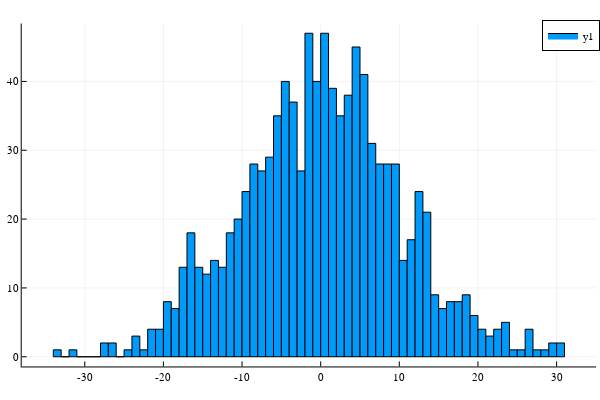

Notebook code for this chart:
### Code cell
d = Normal(0,10)
r = rand(d,1000)
histogram(r,bins=100)

### Figure 1 — Plotly figure (JSON) as saved in the notebook; plotly's stock layout.template omitted (floating-point values rounded to 4 significant figures)
{"data": [{"fill": "tozeroy", "fillcolor": "rgba(0, 154, 250, 1.000)", "legendgroup": "y1", "line": {"color": "rgba(0, 0, 0, 1.000)", "dash": "solid", "width": 1}, "mode": "lines", "name": "y1", "showlegend": true, "type": "scatter", "x": [-34, -34, -33, -33, -34, -34], "xaxis": "x1", "y": [1, 0, 0, 1, 1, 1], "yaxis": "y1"}, {"fill": "tozeroy", "fillcolor": "rgba(0, 154, 250, 1.000)", "legendgroup": "y1", "line": {"color": "rgba(0, 0, 0, 1.000)", "dash": "solid", "width": 1}, "mode": "lines", "name": "y1", "showlegend": false, "type": "scatter", "x": [-33, -33, -32, -32, -33, -33], "xaxis": "x1", "y": [0, 0, 0, 0, 0, 0], "yaxis": "y1"}, {"fill": "tozeroy", "fillcolor": "rgba(0, 154, 250, 1.000)", "legendgroup": "y1", "line": {"color": "rgba(0, 0, 0, 1.000)", "dash": "solid", "width": 1}, "mode": "lines", "name": "y1", "showlegend": false, "type": "scatter", "x": [-32, -32, -31, -31, -32, -32], "xaxis": "x1", "y": [1, 0, 0, 1, 1, 1], "yaxis": "y1"}, {"fill": "tozeroy", "fillcolor": "rgba(0, 154, 250, 1.000)", "legendgroup": "y1", "line": {"color": "rgba(0, 0, 0, 1.000)", "dash": "solid", "width": 1}, "mode": "lines", "name": "y1", "showlegend": false, "type": "scatter", "x": [-31, -31, -30, -30, -31, -31], "xaxis": "x1", "y": [0, 0, 0, 0, 0, 0], "yaxis": "y1"}, {"fill": "tozeroy", "fillcolor": "rgba(0, 154, 250, 1.000)", "legendgroup": "y1", "line": {"color": "rgba(0, 0, 0, 1.000)", "dash": "solid", "width": 1}, "mode": "lines", "name": "y1", "showlegend": false, "type": "scatter", "x": [-30, -30, -29, -29, -30, -30], "xaxis": "x1", "y": [0, 0, 0, 0, 0, 0], "yaxis": "y1"}, {"fill": "tozeroy", "fillcolor": "rgba(0, 154, 250, 1.000)", "legendgroup": "y1", "line": {"color": "rgba(0, 0, 0, 1.000)", "dash": "solid", "width": 1}, "mode": "lines", "name": "y1", "showlegend": false, "type": "scatter", "x": [-29, -29, -28, -28, -29, -29], "xaxis": "x1", "y": [0, 0, 0, 0, 0, 0], "yaxis": "y1"}, {"fill": "tozeroy", "fillcolor": "rgba(0, 154, 250, 1.000)", "legendgroup": "y1", "line": {"color": "rgba(0, 0, 0, 1.000)", "dash": "solid", "width": 1}, "mode": "lines", "name": "y1", "showlegend": false, "type": "scatter", "x": [-28, -28, -27, -27, -28, -28], "xaxis": "x1", "y": [2, 0, 0, 2, 2, 2], "yaxis": "y1"}, {"fill": "tozeroy", "fillcolor": "rgba(0, 154, 250, 1.000)", "legendgroup": "y1", "line": {"color": "rgba(0, 0, 0, 1.000)", "dash": "solid", "width": 1}, "mode": "lines", "name": "y1", "showlegend": false, "type": "scatter", "x": [-27, -27, -26, -26, -27, -27], "xaxis": "x1", "y": [2, 0, 0, 2, 2, 2], "yaxis": "y1"}, {"fill": "tozeroy", "fillcolor": "rgba(0, 154, 250, 1.000)", "legendgroup": "y1", "line": {"color": "rgba(0, 0, 0, 1.000)", "dash": "solid", "width": 1}, "mode": "lines", "name": "y1", "showlegend": false, "type": "scatter", "x": [-26, -26, -25, -25, -26, -26], "xaxis": "x1", "y": [0, 0, 0, 0, 0, 0], "yaxis": "y1"}, {"fill": "tozeroy", "fillcolor": "rgba(0, 154, 250, 1.000)", "legendgroup": "y1", "line": {"color": "rgba(0, 0, 0, 1.000)", "dash": "solid", "width": 1}, "mode": "lines", "name": "y1", "showlegend": false, "type": "scatter", "x": [-25, -25, -24, -24, -25, -25], "xaxis": "x1", "y": [1, 0, 0, 1, 1, 1], "yaxis": "y1"}, {"fill": "tozeroy", "fillcolor": "rgba(0, 154, 250, 1.000)", "legendgroup": "y1", "line": {"color": "rgba(0, 0, 0, 1.000)", "dash": "solid", "width": 1}, "mode": "lines", "name": "y1", "showlegend": false, "type": "scatter", "x": [-24, -24, -23, -23, -24, -24], "xaxis": "x1", "y": [3, 0, 0, 3, 3, 3], "yaxis": "y1"}, {"fill": "tozeroy", "fillcolor": "rgba(0, 154, 250, 1.000)", "legendgroup": "y1", "line": {"color": "rgba(0, 0, 0, 1.000)", "dash": "solid", "width": 1}, "mode": "lines", "name": "y1", "showlegend": false, "type": "scatter", "x": [-23, -23, -22, -22, -23, -23], "xaxis": "x1", "y": [1, 0, 0, 1, 1, 1], "yaxis": "y1"}, {"fill": "tozeroy", "fillcolor": "rgba(0, 154, 250, 1.000)", "legendgroup": "y1", "line": {"color": "rgba(0, 0, 0, 1.000)", "dash": "solid", "width": 1}, "mode": "lines", "name": "y1", "showlegend": false, "type": "scatter", "x": [-22, -22, -21, -21, -22, -22], "xaxis": "x1", "y": [4, 0, 0, 4, 4, 4], "yaxis": "y1"}, {"fill": "tozeroy", "fillcolor": "rgba(0, 154, 250, 1.000)", "legendgroup": "y1", "line": {"color": "rgba(0, 0, 0, 1.000)", "dash": "solid", "width": 1}, "mode": "lines", "name": "y1", "showlegend": false, "type": "scatter", "x": [-21, -21, -20, -20, -21, -21], "xaxis": "x1", "y": [4, 0, 0, 4, 4, 4], "yaxis": "y1"}, {"fill": "tozeroy", "fillcolor": "rgba(0, 154, 250, 1.000)", "legendgroup": "y1", "line": {"color": "rgba(0, 0, 0, 1.000)", "dash": "solid", "width": 1}, "mode": "lines", "name": "y1", "showlegend": false, "type": "scatter", "x": [-20, -20, -19, -19, -20, -20], "xaxis": "x1", "y": [8, 0, 0, 8, 8, 8], "yaxis": "y1"}, {"fill": "tozeroy", "fillcolor": "rgba(0, 154, 250, 1.000)", "legendgroup": "y1", "line": {"color": "rgba(0, 0, 0, 1.000)", "dash": "solid", "width": 1}, "mode": "lines", "name": "y1", "showlegend": false, "type": "scatter", "x": [-19, -19, -18, -18, -19, -19], "xaxis": "x1", "y": [7, 0, 0, 7, 7, 7], "yaxis": "y1"}, {"fill": "tozeroy", "fillcolor": "rgba(0, 154, 250, 1.000)", "legendgroup": "y1", "line": {"color": "rgba(0, 0, 0, 1.000)", "dash": "solid", "width": 1}, "mode": "lines", "name": "y1", "showlegend": false, "type": "scatter", "x": [-18, -18, -17, -17, -18, -18], "xaxis": "x1", "y": [13, 0, 0, 13, 13, 13], "yaxis": "y1"}, {"fill": "tozeroy", "fillcolor": "rgba(0, 154, 250, 1.000)", "legendgroup": "y1", "line": {"color": "rgba(0, 0, 0, 1.000)", "dash": "solid", "width": 1}, "mode": "lines", "name": "y1", "showlegend": false, "type": "scatter", "x": [-17, -17, -16, -16, -17, -17], "xaxis": "x1", "y": [18, 0, 0, 18, 18, 18], "yaxis": "y1"}, {"fill": "tozeroy", "fillcolor": "rgba(0, 154, 250, 1.000)", "legendgroup": "y1", "line": {"color": "rgba(0, 0, 0, 1.000)", "dash": "solid", "width": 1}, "mode": "lines", "name": "y1", "showlegend": false, "type": "scatter", "x": [-16, -16, -15, -15, -16, -16], "xaxis": "x1", "y": [13, 0, 0, 13, 13, 13], "yaxis": "y1"}, {"fill": "tozeroy", "fillcolor": "rgba(0, 154, 250, 1.000)", "legendgroup": "y1", "line": {"color": "rgba(0, 0, 0, 1.000)", "dash": "solid", "width": 1}, "mode": "lines", "name": "y1", "showlegend": false, "type": "scatter", "x": [-15, -15, -14, -14, -15, -15], "xaxis": "x1", "y": [12, 0, 0, 12, 12, 12], "yaxis": "y1"}, {"fill": "tozeroy", "fillcolor": "rgba(0, 154, 250, 1.000)", "legendgroup": "y1", "line": {"color": "rgba(0, 0, 0, 1.000)", "dash": "solid", "width": 1}, "mode": "lines", "name": "y1", "showlegend": false, "type": "scatter", "x": [-14, -14, -13, -13, -14, -14], "xaxis": "x1", "y": [14, 0, 0, 14, 14, 14], "yaxis": "y1"}, {"fill": "tozeroy", "fillcolor": "rgba(0, 154, 250, 1.000)", "legendgroup": "y1", "line": {"color": "rgba(0, 0, 0, 1.000)", "dash": "solid", "width": 1}, "mode": "lines", "name": "y1", "showlegend": false, "type": "scatter", "x": [-13, -13, -12, -12, -13, -13], "xaxis": "x1", "y": [13, 0, 0, 13, 13, 13], "yaxis": "y1"}, {"fill": "tozeroy", "fillcolor": "rgba(0, 154, 250, 1.000)", "legendgroup": "y1", "line": {"color": "rgba(0, 0, 0, 1.000)", "dash": "solid", "width": 1}, "mode": "lines", "name": "y1", "showlegend": false, "type": "scatter", "x": [-12, -12, -11, -11, -12, -12], "xaxis": "x1", "y": [18, 0, 0, 18, 18, 18], "yaxis": "y1"}, {"fill": "tozeroy", "fillcolor": "rgba(0, 154, 250, 1.000)", "legendgroup": "y1", "line": {"color": "rgba(0, 0, 0, 1.000)", "dash": "solid", "width": 1}, "mode": "lines", "name": "y1", "showlegend": false, "type": "scatter", "x": [-11, -11, -10, -10, -11, -11], "xaxis": "x1", "y": [20, 0, 0, 20, 20, 20], "yaxis": "y1"}, {"fill": "tozeroy", "fillcolor": "rgba(0, 154, 250, 1.000)", "legendgroup": "y1", "line": {"color": "rgba(0, 0, 0, 1.000)", "dash": "solid", "width": 1}, "mode": "lines", "name": "y1", "showlegend": false, "type": "scatter", "x": [-10, -10, -9, -9, -10, -10], "xaxis": "x1", "y": [24, 0, 0, 24, 24, 24], "yaxis": "y1"}, {"fill": "tozeroy", "fillcolor": "rgba(0, 154, 250, 1.000)", "legendgroup": "y1", "line": {"color": "rgba(0, 0, 0, 1.000)", "dash": "solid", "width": 1}, "mode": "lines", "name": "y1", "showlegend": false, "type": "scatter", "x": [-9, -9, -8, -8, -9, -9], "xaxis": "x1", "y": [28, 0, 0, 28, 28, 28], "yaxis": "y1"}, {"fill": "tozeroy", "fillcolor": "rgba(0, 154, 250, 1.000)", "legendgroup": "y1", "line": {"color": "rgba(0, 0, 0, 1.000)", "dash": "solid", "width": 1}, "mode": "lines", "name": "y1", "showlegend": false, "type": "scatter", "x": [-8, -8, -7, -7, -8, -8], "xaxis": "x1", "y": [27, 0, 0, 27, 27, 27], "yaxis": "y1"}, {"fill": "tozeroy", "fillcolor": "rgba(0, 154, 250, 1.000)", "legendgroup": "y1", "line": {"color": "rgba(0, 0, 0, 1.000)", "dash": "solid", "width": 1}, "mode": "lines", "name": "y1", "showlegend": false, "type": "scatter", "x": [-7, -7, -6, -6, -7, -7], "xaxis": "x1", "y": [29, 0, 0, 29, 29, 29], "yaxis": "y1"}, {"fill": "tozeroy", "fillcolor": "rgba(0, 154, 250, 1.000)", "legendgroup": "y1", "line": {"color": "rgba(0, 0, 0, 1.000)", "dash": "solid", "width": 1}, "mode": "lines", "name": "y1", "showlegend": false, "type": "scatter", "x": [-6, -6, -5, -5, -6, -6], "xaxis": "x1", "y": [35, 0, 0, 35, 35, 35], "yaxis": "y1"}, {"fill": "tozeroy", "fillcolor": "rgba(0, 154, 250, 1.000)", "legendgroup": "y1", "line": {"color": "rgba(0, 0, 0, 1.000)", "dash": "solid", "width": 1}, "mode": "lines", "name": "y1", "showlegend": false, "type": "scatter", "x": [-5, -5, -4, -4, -5, -5], "xaxis": "x1", "y": [40, 0, 0, 40, 40, 40], "yaxis": "y1"}, {"fill": "tozeroy", "fillcolor": "rgba(0, 154, 250, 1.000)", "legendgroup": "y1", "line": {"color": "rgba(0, 0, 0, 1.000)", "dash": "solid", "width": 1}, "mode": "lines", "name": "y1", "showlegend": false, "type": "scatter", "x": [-4, -4, -3, -3, -4, -4], "xaxis": "x1", "y": [37, 0, 0, 37, 37, 37], "yaxis": "y1"}, {"fill": "tozeroy", "fillcolor": "rgba(0, 154, 250, 1.000)", "legendgroup": "y1", "line": {"color": "rgba(0, 0, 0, 1.000)", "dash": "solid", "width": 1}, "mode": "lines", "name": "y1", "showlegend": false, "type": "scatter", "x": [-3, -3, -2, -2, -3, -3], "xaxis": "x1", "y": [27, 0, 0, 27, 27, 27], "yaxis": "y1"}, {"fill": "tozeroy", "fillcolor": "rgba(0, 154, 250, 1.000)", "legendgroup": "y1", "line": {"color": "rgba(0, 0, 0, 1.000)", "dash": "solid", "width": 1}, "mode": "lines", "name": "y1", "showlegend": false, "type": "scatter", "x": [-2, -2, -1, -1, -2, -2], "xaxis": "x1", "y": [47, 0, 0, 47, 47, 47], "yaxis": "y1"}, {"fill": "tozeroy", "fillcolor": "rgba(0, 154, 250, 1.000)", "legendgroup": "y1", "line": {"color": "rgba(0, 0, 0, 1.000)", "dash": "solid", "width": 1}, "mode": "lines", "name": "y1", "showlegend": false, "type": "scatter", "x": [-1, -1, 0, 0, -1, -1], "xaxis": "x1", "y": [40, 0, 0, 40, 40, 40], "yaxis": "y1"}, {"fill": "tozeroy", "fillcolor": "rgba(0, 154, 250, 1.000)", "legendgroup": "y1", "line": {"color": "rgba(0, 0, 0, 1.000)", "dash": "solid", "width": 1}, "mode": "lines", "name": "y1", "showlegend": false, "type": "scatter", "x": [0, 0, 1, 1, 0, 0], "xaxis": "x1", "y": [47, 0, 0, 47, 47, 47], "yaxis": "y1"}, {"fill": "tozeroy", "fillcolor": "rgba(0, 154, 250, 1.000)", "legendgroup": "y1", "line": {"color": "rgba(0, 0, 0, 1.000)", "dash": "solid", "width": 1}, "mode": "lines", "name": "y1", "showlegend": false, "type": "scatter", "x": [1, 1, 2, 2, 1, 1], "xaxis": "x1", "y": [39, 0, 0, 39, 39, 39], "yaxis": "y1"}, {"fill": "tozeroy", "fillcolor": "rgba(0, 154, 250, 1.000)", "legendgroup": "y1", "line": {"color": "rgba(0, 0, 0, 1.000)", "dash": "solid", "width": 1}, "mode": "lines", "name": "y1", "showlegend": false, "type": "scatter", "x": [2, 2, 3, 3, 2, 2], "xaxis": "x1", "y": [35, 0, 0, 35, 35, 35], "yaxis": "y1"}, {"fill": "tozeroy", "fillcolor": "rgba(0, 154, 250, 1.000)", "legendgroup": "y1", "line": {"color": "rgba(0, 0, 0, 1.000)", "dash": "solid", "width": 1}, "mode": "lines", "name": "y1", "showlegend": false, "type": "scatter", "x": [3, 3, 4, 4, 3, 3], "xaxis": "x1", "y": [38, 0, 0, 38, 38, 38], "yaxis": "y1"}, {"fill": "tozeroy", "fillcolor": "rgba(0, 154, 250, 1.000)", "legendgroup": "y1", "line": {"color": "rgba(0, 0, 0, 1.000)", "dash": "solid", "width": 1}, "mode": "lines", "name": "y1", "showlegend": false, "type": "scatter", "x": [4, 4, 5, 5, 4, 4], "xaxis": "x1", "y": [45, 0, 0, 45, 45, 45], "yaxis": "y1"}, {"fill": "tozeroy", "fillcolor": "rgba(0, 154, 250, 1.000)", "legendgroup": "y1", "line": {"color": "rgba(0, 0, 0, 1.000)", "dash": "solid", "width": 1}, "mode": "lines", "name": "y1", "showlegend": false, "type": "scatter", "x": [5, 5, 6, 6, 5, 5], "xaxis": "x1", "y": [41, 0, 0, 41, 41, 41], "yaxis": "y1"}, {"fill": "tozeroy", "fillcolor": "rgba(0, 154, 250, 1.000)", "legendgroup": "y1", "line": {"color": "rgba(0, 0, 0, 1.000)", "dash": "solid", "width": 1}, "mode": "lines", "name": "y1", "showlegend": false, "type": "scatter", "x": [6, 6, 7, 7, 6, 6], "xaxis": "x1", "y": [31, 0, 0, 31, 31, 31], "yaxis": "y1"}, {"fill": "tozeroy", "fillcolor": "rgba(0, 154, 250, 1.000)", "legendgroup": "y1", "line": {"color": "rgba(0, 0, 0, 1.000)", "dash": "solid", "width": 1}, "mode": "lines", "name": "y1", "showlegend": false, "type": "scatter", "x": [7, 7, 8, 8, 7, 7], "xaxis": "x1", "y": [28, 0, 0, 28, 28, 28], "yaxis": "y1"}, {"fill": "tozeroy", "fillcolor": "rgba(0, 154, 250, 1.000)", "legendgroup": "y1", "line": {"color": "rgba(0, 0, 0, 1.000)", "dash": "solid", "width": 1}, "mode": "lines", "name": "y1", "showlegend": false, "type": "scatter", "x": [8, 8, 9, 9, 8, 8], "xaxis": "x1", "y": [28, 0, 0, 28, 28, 28], "yaxis": "y1"}, {"fill": "tozeroy", "fillcolor": "rgba(0, 154, 250, 1.000)", "legendgroup": "y1", "line": {"color": "rgba(0, 0, 0, 1.000)", "dash": "solid", "width": 1}, "mode": "lines", "name": "y1", "showlegend": false, "type": "scatter", "x": [9, 9, 10, 10, 9, 9], "xaxis": "x1", "y": [28, 0, 0, 28, 28, 28], "yaxis": "y1"}, {"fill": "tozeroy", "fillcolor": "rgba(0, 154, 250, 1.000)", "legendgroup": "y1", "line": {"color": "rgba(0, 0, 0, 1.000)", "dash": "solid", "width": 1}, "mode": "lines", "name": "y1", "showlegend": false, "type": "scatter", "x": [10, 10, 11, 11, 10, 10], "xaxis": "x1", "y": [14, 0, 0, 14, 14, 14], "yaxis": "y1"}, {"fill": "tozeroy", "fillcolor": "rgba(0, 154, 250, 1.000)", "legendgroup": "y1", "line": {"color": "rgba(0, 0, 0, 1.000)", "dash": "solid", "width": 1}, "mode": "lines", "name": "y1", "showlegend": false, "type": "scatter", "x": [11, 11, 12, 12, 11, 11], "xaxis": "x1", "y": [17, 0, 0, 17, 17, 17], "yaxis": "y1"}, {"fill": "tozeroy", "fillcolor": "rgba(0, 154, 250, 1.000)", "legendgroup": "y1", "line": {"color": "rgba(0, 0, 0, 1.000)", "dash": "solid", "width": 1}, "mode": "lines", "name": "y1", "showlegend": false, "type": "scatter", "x": [12, 12, 13, 13, 12, 12], "xaxis": "x1", "y": [24, 0, 0, 24, 24, 24], "yaxis": "y1"}, {"fill": "tozeroy", "fillcolor": "rgba(0, 154, 250, 1.000)", "legendgroup": "y1", "line": {"color": "rgba(0, 0, 0, 1.000)", "dash": "solid", "width": 1}, "mode": "lines", "name": "y1", "showlegend": false, "type": "scatter", "x": [13, 13, 14, 14, 13, 13], "xaxis": "x1", "y": [21, 0, 0, 21, 21, 21], "yaxis": "y1"}, {"fill": "tozeroy", "fillcolor": "rgba(0, 154, 250, 1.000)", "legendgroup": "y1", "line": {"color": "rgba(0, 0, 0, 1.000)", "dash": "solid", "width": 1}, "mode": "lines", "name": "y1", "showlegend": false, "type": "scatter", "x": [14, 14, 15, 15, 14, 14], "xaxis": "x1", "y": [9, 0, 0, 9, 9, 9], "yaxis": "y1"}, {"fill": "tozeroy", "fillcolor": "rgba(0, 154, 250, 1.000)", "legendgroup": "y1", "line": {"color": "rgba(0, 0, 0, 1.000)", "dash": "solid", "width": 1}, "mode": "lines", "name": "y1", "showlegend": false, "type": "scatter", "x": [15, 15, 16, 16, 15, 15], "xaxis": "x1", "y": [7, 0, 0, 7, 7, 7], "yaxis": "y1"}, {"fill": "tozeroy", "fillcolor": "rgba(0, 154, 250, 1.000)", "legendgroup": "y1", "line": {"color": "rgba(0, 0, 0, 1.000)", "dash": "solid", "width": 1}, "mode": "lines", "name": "y1", "showlegend": false, "type": "scatter", "x": [16, 16, 17, 17, 16, 16], "xaxis": "x1", "y": [8, 0, 0, 8, 8, 8], "yaxis": "y1"}, {"fill": "tozeroy", "fillcolor": "rgba(0, 154, 250, 1.000)", "legendgroup": "y1", "line": {"color": "rgba(0, 0, 0, 1.000)", "dash": "solid", "width": 1}, "mode": "lines", "name": "y1", "showlegend": false, "type": "scatter", "x": [17, 17, 18, 18, 17, 17], "xaxis": "x1", "y": [8, 0, 0, 8, 8, 8], "yaxis": "y1"}, {"fill": "tozeroy", "fillcolor": "rgba(0, 154, 250, 1.000)", "legendgroup": "y1", "line": {"color": "rgba(0, 0, 0, 1.000)", "dash": "solid", "width": 1}, "mode": "lines", "name": "y1", "showlegend": false, "type": "scatter", "x": [18, 18, 19, 19, 18, 18], "xaxis": "x1", "y": [9, 0, 0, 9, 9, 9], "yaxis": "y1"}, {"fill": "tozeroy", "fillcolor": "rgba(0, 154, 250, 1.000)", "legendgroup": "y1", "line": {"color": "rgba(0, 0, 0, 1.000)", "dash": "solid", "width": 1}, "mode": "lines", "name": "y1", "showlegend": false, "type": "scatter", "x": [19, 19, 20, 20, 19, 19], "xaxis": "x1", "y": [6, 0, 0, 6, 6, 6], "yaxis": "y1"}, {"fill": "tozeroy", "fillcolor": "rgba(0, 154, 250, 1.000)", "legendgroup": "y1", "line": {"color": "rgba(0, 0, 0, 1.000)", "dash": "solid", "width": 1}, "mode": "lines", "name": "y1", "showlegend": false, "type": "scatter", "x": [20, 20, 21, 21, 20, 20], "xaxis": "x1", "y": [4, 0, 0, 4, 4, 4], "yaxis": "y1"}, {"fill": "tozeroy", "fillcolor": "rgba(0, 154, 250, 1.000)", "legendgroup": "y1", "line": {"color": "rgba(0, 0, 0, 1.000)", "dash": "solid", "width": 1}, "mode": "lines", "name": "y1", "showlegend": false, "type": "scatter", "x": [21, 21, 22, 22, 21, 21], "xaxis": "x1", "y": [3, 0, 0, 3, 3, 3], "yaxis": "y1"}, {"fill": "tozeroy", "fillcolor": "rgba(0, 154, 250, 1.000)", "legendgroup": "y1", "line": {"color": "rgba(0, 0, 0, 1.000)", "dash": "solid", "width": 1}, "mode": "lines", "name": "y1", "showlegend": false, "type": "scatter", "x": [22, 22, 23, 23, 22, 22], "xaxis": "x1", "y": [4, 0, 0, 4, 4, 4], "yaxis": "y1"}, {"fill": "tozeroy", "fillcolor": "rgba(0, 154, 250, 1.000)", "legendgroup": "y1", "line": {"color": "rgba(0, 0, 0, 1.000)", "dash": "solid", "width": 1}, "mode": "lines", "name": "y1", "showlegend": false, "type": "scatter", "x": [23, 23, 24, 24, 23, 23], "xaxis": "x1", "y": [5, 0, 0, 5, 5, 5], "yaxis": "y1"}, {"fill": "tozeroy", "fillcolor": "rgba(0, 154, 250, 1.000)", "legendgroup": "y1", "line": {"color": "rgba(0, 0, 0, 1.000)", "dash": "solid", "width": 1}, "mode": "lines", "name": "y1", "showlegend": false, "type": "scatter", "x": [24, 24, 25, 25, 24, 24], "xaxis": "x1", "y": [1, 0, 0, 1, 1, 1], "yaxis": "y1"}, {"fill": "tozeroy", "fillcolor": "rgba(0, 154, 250, 1.000)", "legendgroup": "y1", "line": {"color": "rgba(0, 0, 0, 1.000)", "dash": "solid", "width": 1}, "mode": "lines", "name": "y1", "showlegend": false, "type": "scatter", "x": [25, 25, 26, 26, 25, 25], "xaxis": "x1", "y": [1, 0, 0, 1, 1, 1], "yaxis": "y1"}, {"fill": "tozeroy", "fillcolor": "rgba(0, 154, 250, 1.000)", "legendgroup": "y1", "line": {"color": "rgba(0, 0, 0, 1.000)", "dash": "solid", "width": 1}, "mode": "lines", "name": "y1", "showlegend": false, "type": "scatter", "x": [26, 26, 27, 27, 26, 26], "xaxis": "x1", "y": [4, 0, 0, 4, 4, 4], "yaxis": "y1"}, {"fill": "tozeroy", "fillcolor": "rgba(0, 154, 250, 1.000)", "legendgroup": "y1", "line": {"color": "rgba(0, 0, 0, 1.000)", "dash": "solid", "width": 1}, "mode": "lines", "name": "y1", "showlegend": false, "type": "scatter", "x": [27, 27, 28, 28, 27, 27], "xaxis": "x1", "y": [1, 0, 0, 1, 1, 1], "yaxis": "y1"}, {"fill": "tozeroy", "fillcolor": "rgba(0, 154, 250, 1.000)", "legendgroup": "y1", "line": {"color": "rgba(0, 0, 0, 1.000)", "dash": "solid", "width": 1}, "mode": "lines", "name": "y1", "showlegend": false, "type": "scatter", "x": [28, 28, 29, 29, 28, 28], "xaxis": "x1", "y": [1, 0, 0, 1, 1, 1], "yaxis": "y1"}, {"fill": "tozeroy", "fillcolor": "rgba(0, 154, 250, 1.000)", "legendgroup": "y1", "line": {"color": "rgba(0, 0, 0, 1.000)", "dash": "solid", "width": 1}, "mode": "lines", "name": "y1", "showlegend": false, "type": "scatter", "x": [29, 29, 30, 30, 29, 29], "xaxis": "x1", "y": [2, 0, 0, 2, 2, 2], "yaxis": "y1"}, {"fill": "tozeroy", "fillcolor": "rgba(0, 154, 250, 1.000)", "legendgroup": "y1", "line": {"color": "rgba(0, 0, 0, 1.000)", "dash": "solid", "width": 1}, "mode": "lines", "name": "y1", "showlegend": false, "type": "scatter", "x": [30, 30, 31, 31, 30, 30], "xaxis": "x1", "y": [2, 0, 0, 2, 2, 2], "yaxis": "y1"}, {"colorbar": {"len": 0.9525, "title": "", "x": 0.9934, "y": 0.5139}, "legendgroup": "y1", "marker": {"color": "rgba(0, 154, 250, 0.000)", "line": {"color": "rgba(0, 0, 0, 0.000)", "width": 1}, "size": 0, "symbol": "circle"}, "mode": "markers", "name": "y1", "showlegend": false, "type": "scatter", "x": [-33.5, -32.5, -31.5, -30.5, -29.5, -28.5, -27.5, -26.5, -25.5, -24.5, -23.5, -22.5, -21.5, -20.5, -19.5, -18.5, -17.5, -16.5, -15.5, -14.5, -13.5, -12.5, -11.5, -10.5, -9.5, -8.5, -7.5, -6.5, -5.5, -4.5, -3.5, -2.5, -1.5, -0.5, 0.5, 1.5, 2.5, 3.5, 4.5, 5.5, 6.5, 7.5, 8.5, 9.5, 10.5, 11.5, 12.5, 13.5, 14.5, 15.5, 16.5, 17.5, 18.5, 19.5, 20.5, 21.5, 22.5, 23.5, 24.5, 25.5, 26.5, 27.5, 28.5, 29.5, 30.5], "xaxis": "x", "y": [1, 0, 1, 0, 0, 0, 2, 2, 0, 1, 3, 1, 4, 4, 8, 7, 13, 18, 13, 12, 14, 13, 18, 20, 24, 28, 27, 29, 35, 40, 37, 27, 47, 40, 47, 39, 35, 38, 45, 41, 31, 28, 28, 28, 14, 17, 24, 21, 9, 7, 8, 8, 9, 6, 4, 3, 4, 5, 1, 1, 4, 1, 1, 2, 2], "yaxis": "y"}], "layout": {"annotations": [], "height": 400, "legend": {"bgcolor": "rgba(255, 255, 255, 1.000)", "bordercolor": "rgba(0, 0, 0, 1.000)", "borderwidth": 1, "font": {"color": "rgba(0, 0, 0, 1.000)", "family": "sans-serif", "size": 11}, "title": {"font": {"color": "rgba(0, 0, 0, 1.000)", "family": "sans-serif", "size": 15}, "text": ""}, "tracegroupgap": 0, "traceorder": "normal", "x": 1, "xanchor": "auto", "y": 1, "yanchor": "auto"}, "margin": {"b": 20, "l": 0, "r": 0, "t": 20}, "paper_bgcolor": "rgba(255, 255, 255, 1.000)", "plot_bgcolor": "rgba(255, 255, 255, 1.000)", "showlegend": true, "width": 600, "xaxis": {"anchor": "y", "domain": [0.03619, 0.9934], "gridcolor": "rgba(0, 0, 0, 0.100)", "gridwidth": 0.5, "linecolor": "rgba(0, 0, 0, 1.000)", "mirror": false, "range": [-38.02, 35.02], "showgrid": true, "showline": true, "showticklabels": true, "tickangle": 0, "tickcolor": "rgb(0, 0, 0)", "tickfont": {"color": "rgba(0, 0, 0, 1.000)", "family": "sans-serif", "size": 11}, "tickmode": "array", "ticks": "inside", "ticktext": ["-30", "-20", "-10", "0", "10", "20", "30"], "tickvals": [-30, -20, -10, 0, 10, 20, 30], "title": "", "titlefont": {"color": "rgba(0, 0, 0, 1.000)", "family": "sans-serif", "size": 15}, "type": "-", "visible": true, "zeroline": false, "zerolinecolor": "rgba(0, 0, 0, 1.000)"}, "yaxis": {"anchor": "x", "domain": [0.03762, 0.9902], "gridcolor": "rgba(0, 0, 0, 0.100)", "gridwidth": 0.5, "linecolor": "rgba(0, 0, 0, 1.000)", "mirror": false, "range": [-1.41, 48.41], "showgrid": true, "showline": true, "showticklabels": true, "tickangle": 0, "tickcolor": "rgb(0, 0, 0)", "tickfont": {"color": "rgba(0, 0, 0, 1.000)", "family": "sans-serif", "size": 11}, "tickmode": "array", "ticks": "inside", "ticktext": ["0", "10", "20", "30", "40"], "tickvals": [0, 10, 20, 30, 40], "title": "", "titlefont": {"color": "rgba(0, 0, 0, 1.000)", "family": "sans-serif", "size": 15}, "type": "-", "visible": true, "zeroline": false, "zerolinecolor": "rgba(0, 0, 0, 1.000)"}}}
